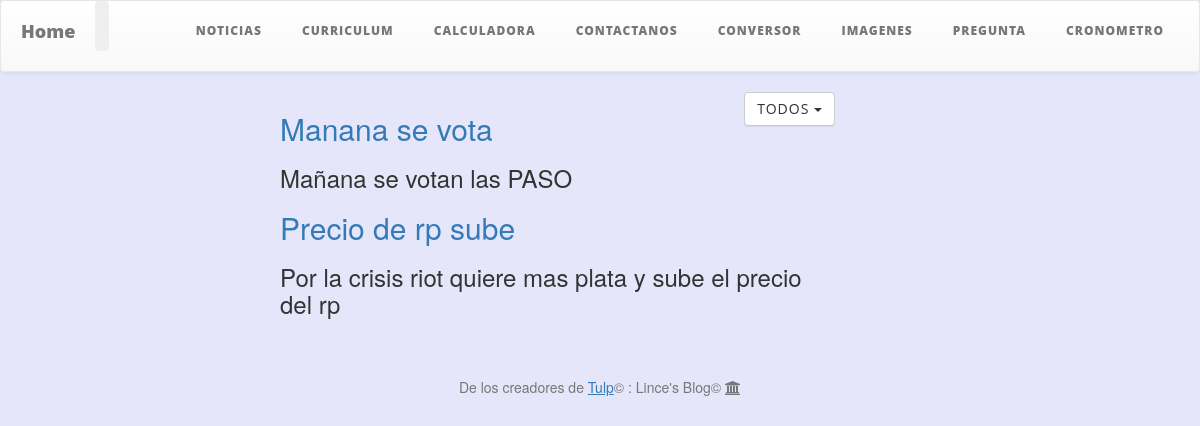
Screenshot of /noticias/ with the database file from the repository.
### blogito/models.py (models this page shows)
class Noticia(models.Model):
    class Meta:
        verbose_name = "Noticia"
        verbose_name_plural = "Noticias"
        ordering=['-fecha']
    titulo = models.CharField(u"Titulo",max_length=200)
    noticia = models.TextField(u"Noticia")
    descripcion = models.TextField(u"Descripcion")
    fecha = models.DateTimeField(u'Fecha del Post',auto_now_add=True)
    categoria = models.ManyToManyField('Categoria')
    published = models.BooleanField(u'Publicado?', default=True)
    autor = models.ForeignKey(User)
    def __str__(self):
        return self.titulo

### blogito/views.py (the view)
# urls.py: url(r'^noticias/$', views.noticias, name='noticias'),
def noticias(request):
    context = RequestContext(request)
    noticias = Noticia.objects.filter(published = True)
    categorias = Categoria.objects.all()
    no_noticias=False
    if noticias.__str__()=="[]":
        no_noticias=True
    selected="Todos"
    return render_to_response('noticias.html', {'noticias':noticias,"no_noticias":no_noticias,"categorias":categorias,"seleccionado":selected}, context)

### blogito/templates/noticias.html (shortened to what this page needs)
{% extends 'base.html' %}
{% load staticfiles %}
{% block content %}
    <div class="col-md-10 col-md-offset-0">
            <div class="btn-group" style="float:right;">
              <button type="button" class="btn btn-default dropdown-toggle" data-toggle="dropdown" aria-haspopup="true" aria-expanded="false">
                 {{seleccionado}} <span class="caret"></span>
              </button>
            </div>
            {% if no_noticias %}
                <img width='100%' height='70%' src="{% static 'css/Images/nonoticias.png' %}">
            {% else %}
                <ul style="list-style-type:none">
                {% for noticia in noticias %}
                <li>
                <div "{% url 'app_blog:show_post' noticia.id %}" class="post-preview">
                        <h2  class="post-title"><a href="{% url 'app_blog:show_post' noticia.id %}">
                            {{ noticia.titulo}}</a>
                        </h2>
                        <h3 class="post-subtitle">
                            {{noticia.descripcion}}
                        </h3>
                </div>
                </li>
                {% endfor %}
                </ul>
            {% endif %}
            </div>
    </div>
</div>
{% endblock %}

### blogito/static/css/clean-blog.css (style rules this page uses)
body { font-family: 'Lora', 'Times New Roman', serif; font-size: 20px; color: #404040; }
h1, h2, h3, h4, h5, h6 { font-family: 'Open Sans', 'Helvetica Neue', Helvetica, Arial, sans-serif; font-weight: 800; }
a { color: #404040; }
.btn { font-family: 'Open Sans', 'Helvetica Neue', Helvetica, Arial, sans-serif; text-transform: uppercase; font-size: 14px; font-weight: 800; letter-spacing: 1px; border-radius: 0; padding: 15px 25px; }
body { webkit-tap-highlight-color: #0085a1; }

### blogito/static/css/style.css (style rules this page uses)
body { height: 100%; }
body { background-color: lavender; }

### rows the page displays
Noticia: titulo "Manana se vota", descripcion "Mañana se votan las PASO"
Noticia: titulo "Precio de rp sube", descripcion "Por la crisis riot quiere mas plata y sube el precio del rp"

### other values shown
{{ seleccionado }} "TODOS"
